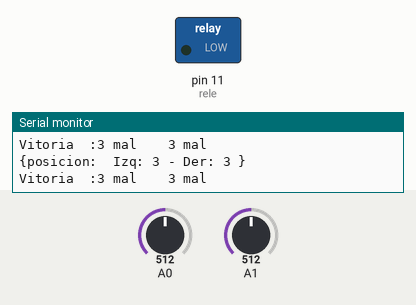
The sketch below on a simulated Arduino Uno, built with avr-gcc and run on an emulated ATmega328P. On the bench: switched loads named in the sketch (green lamp = pin HIGH), the last lines printed to the serial monitor. Dashed ring = blinking. Inputs (shaded band) come from the test bench; at power-on: A1 = 512, A0 = 512.

Above: at 1.2 s.
1.3 s: A1 set to 599
4.3 s: A1 set to 622
6.0 s: A0 set to 425
7.5 s: A0 set to 396
At 8.1 s:
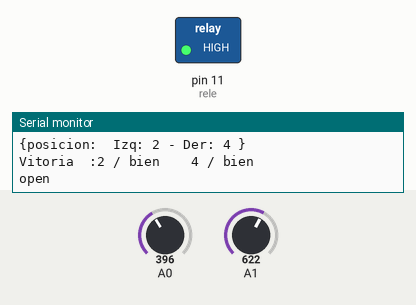
Timing chart, 0 to 11.5 s (numbered marks = the images above; inputs shaded):
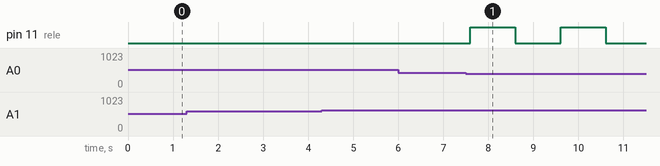

The sketch:

FortunaBalnearis.ino
```cpp
//Basicos
int poten1 = A0;
int poten2 = A1;
int rele = 11;

//int roscaIz = 0;
//int roscaDe = 0;

void blink() {
  digitalWrite(rele, HIGH);
  Serial.println("open");
  delay(1000); // Wait for 1000 millisecond(s)
  digitalWrite(rele, LOW);
  Serial.println("close");
  delay(1000); // Wait for 1000 millisecond(s)
}

void posiciones() {

int poten1 = analogRead(A0);
int poten2 = analogRead(A1);

int roscaIz = map(poten1, 0, 1023, 1, 6);
int roscaDe = map(poten2, 0, 1023, 1, 6);

Serial.print("{posicion:  Izq: ");
 Serial.print(roscaIz);
 Serial.print(" - Der: ");
 Serial.print(roscaDe);
 Serial.println(" }");
}

void victoriaP(){

int poten1 = analogRead(A0);
int poten2 = analogRead(A1);

int roscaIz = map(poten1, 0, 1023, 1, 6);
int roscaDe = map(poten2, 0, 1023, 1, 6);

Serial.print("{posicion:  Izq: ");
 Serial.print(roscaIz);
 Serial.print(" - Der: ");
 Serial.print(roscaDe);
 Serial.println(" }");


  Serial.print("Vitoria  :");
  int solucion[2] = {2,4}; //soluciones {izquierda , derecha}
  int valorIz = 0;
  int valorDe = 0;

  if (roscaIz == solucion[0]) {
   valorIz = 5;
   Serial.print(roscaIz);
   Serial.print(" / bien    ");
  }
  else {valorIz = 0;
    Serial.print(roscaIz);
    Serial.print(" mal    ");
  }

  if (roscaDe == solucion[1]) {
   valorDe = 5;
   Serial.print(roscaDe);
   Serial.println(" / bien");
  }
  else {valorDe = 0;
    Serial.print(roscaDe);
    Serial.println(" mal");
  }
int completo = valorIz+valorDe;

  if (completo == 10) {
   blink();
  }
  else {}

}


void setup(){
  Serial.begin(9600);
  Serial.println("Fortuna Balnearis SPQR...");
  pinMode (rele, OUTPUT);
}

void loop(){
victoriaP();
//blink();

}
```

Measured:
- the behaviour switches between 410 and 409 on A0 (found by bisection; images 0 and 1)
- after the input at 7.5 s, pin 11 (rele): alternates HIGH for 1.0 s and LOW for 1.0 s, starting after 0.10 s
